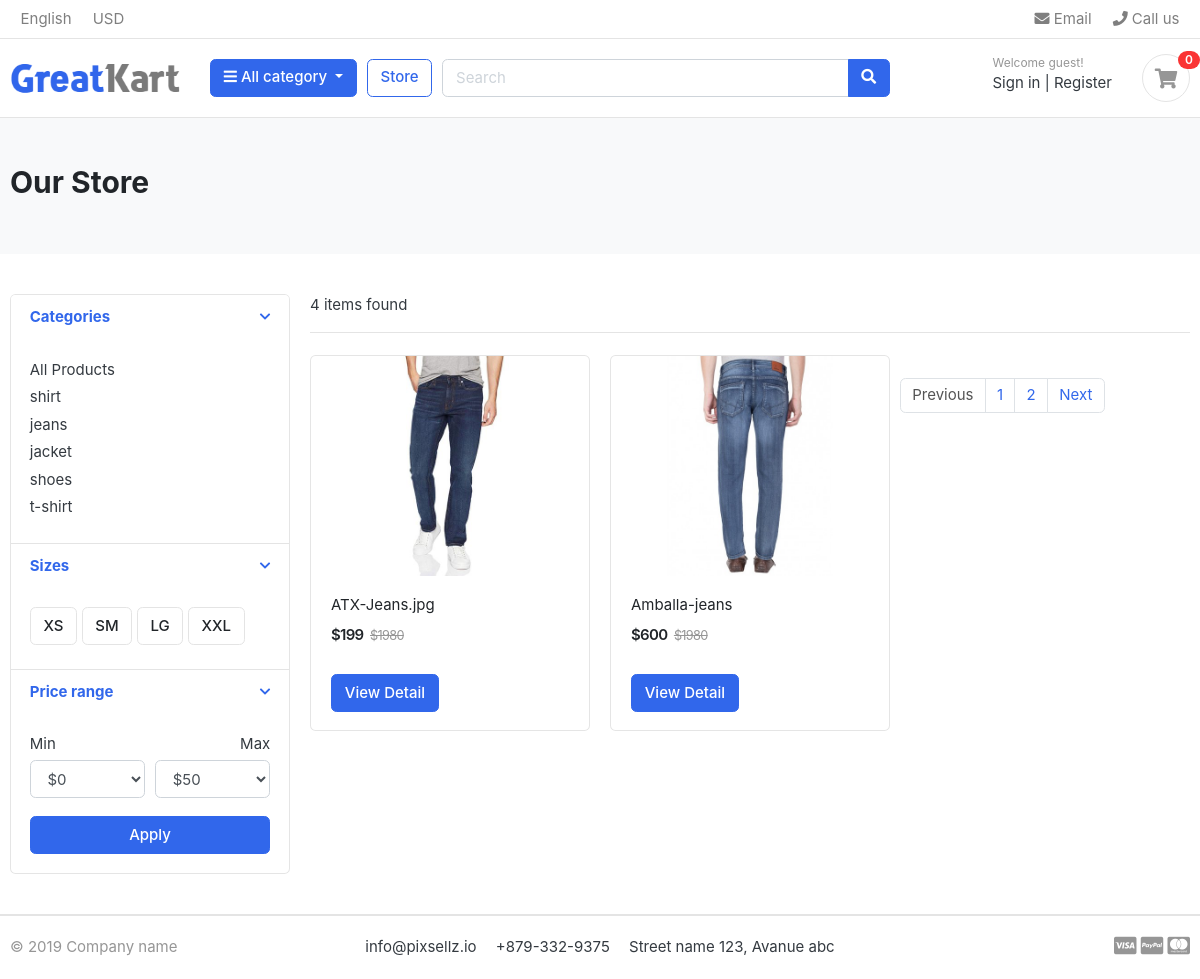
Page /store/category/jeans on the committed database.
### category/models.py (models this page shows, shortened)
class Category(models.Model):
    category_name = models.CharField(max_length=50, unique=True)
    slug = models.SlugField(max_length=150, unique=True)
    description = models.TextField(max_length=500, blank=True)
    cate_image = models.ImageField(upload_to="photos/categories", blank=True)
    def get_url(self):
        return reverse('category-link', args=[self.category_name])
    class Meta:
        verbose_name = 'category'
        verbose_name_plural = 'categories'

### store/models.py (models this page shows, shortened)
class Product(models.Model):
    product_name = models.CharField(max_length=200, unique=True)
    slug = models.SlugField(max_length=200, unique=True)
    description = models.TextField(blank=True)
    image = models.ImageField(upload_to='photos/products')
    category = models.ForeignKey(Category, on_delete=models.CASCADE)
    stock = models.IntegerField()
    price = models.IntegerField()
    is_avaliable = models.BooleanField()
    created_at = models.DateTimeField(auto_now_add=True)
    updated_at = models.DateTimeField(auto_now=True)
    def get_url(self):
        return reverse('product-detail', args=[self.category.slug, self.slug])

### store/views.py (the view)
# urls.py: path('store/', include('store.urls')),
def store(request, category='none'):
    if(category != 'none'):
        category = get_object_or_404(Category, slug=category)
        all_products = Product.objects.all().filter(category=category)
        paged_product = pagination(request, all_products, 2)
    else:
        all_products = Product.objects.all().filter(is_avaliable = True)
        paged_product = pagination(request, all_products, 6)
    context = {
        'all_products' : paged_product,
        'products_count' : all_products.count()
    }
    print(paged_product)
    return render(request, 'store.html', context=context)

### carts/context_processor.py (called while the page is built)
def cart_counter(request):
    counter = 0
    try:
        cart =Cart.objects.filter(cart_id=_cart_id(request))
        cart_items = CartItem.objects.all().filter(cart=cart[:1])
        for _ in cart_items:
          counter += 1
    except Cart.DoesNotExist:
       counter = {}
    return dict(cart_count=counter)

### carts/views.py (called while the page is built)
def _cart_id(request):
    cart = request.session.session_key
    if not cart:
        print('new session key has been added')
        request.session.create()
    return cart

### category/context_processor.py (called while the page is built)
def all_category(request):
    all_category_links = Category.objects.all()
    return {'all_category_links': all_category_links}

### store/views.py (called while the page is built)
def pagination(request, products, per_page):
        paginator = Paginator(products, per_page)
        page = request.GET.get('page')
        paged_product = paginator.get_page(page)
        return paged_product

### templates/store.html (shortened to what this page needs)
{% extends 'base.html' %}
{% block content %}
<section class="section-pagetop bg">
    <div class="container">
	    <h2 class="title-page">Our Store</h2>
    </div>
</section>
<section class="section-content padding-y">
<div class="container">
<div class="row">
	<aside class="col-md-3">
<div class="card">
	<article class="filter-group">
		<header class="card-header">
			<a href="#" data-toggle="collapse" data-target="#collapse_1" aria-expanded="true" class="">
				<i class="icon-control fa fa-chevron-down"></i>
				<h6 class="title">Categories</h6>
			</a>
		</header>
		<div class="filter-content collapse show" id="collapse_1" style="">
			<div class="card-body">
				<ul class="list-menu">
					<li><a href="{% url 'store-page' %}"> All Products </a></li>
					{% for category in all_category_links %}
					<li><a href="{{category.get_url}}">{{category.category_name}} </a></li>
					{% endfor %}
				</ul>
			</div>
		</div>
	</article>
	<article class="filter-group">
		<header class="card-header">
			<a href="#" data-toggle="collapse" data-target="#collapse_4" aria-expanded="true" class="">
				<i class="icon-control fa fa-chevron-down"></i>
				<h6 class="title">Sizes </h6>
			</a>
		</header>
		<div class="filter-content collapse show" id="collapse_4" style="">
			<div class="card-body">
			  <label class="checkbox-btn">
			    <span class="btn btn-light"> XS </span>
			  </label>
			  <label class="checkbox-btn">
			    <span class="btn btn-light"> SM </span>
			  </label>
			  <label class="checkbox-btn">
			    <span class="btn btn-light"> LG </span>
			  </label>
			  <label class="checkbox-btn">
			    <span class="btn btn-light"> XXL </span>
			  </label>
		</div>
		</div>
	</article>
	<article class="filter-group">
		<header class="card-header">
			<a href="#" data-toggle="collapse" data-target="#collapse_3" aria-expanded="true" class="">
				<i class="icon-control fa fa-chevron-down"></i>
				<h6 class="title">Price range </h6>
			</a>
		</header>
		<div class="filter-content collapse show" id="collapse_3" style="">
			<div class="card-body">
				<div class="form-row">
				<div class="form-group col-md-6">
				  <label>Min</label>
				  	<select class="mr-2 form-control">
						<option value="0">$0</option>
					</select>
				</div>
				<div class="form-group text-right col-md-6">
				  <label>Max</label>
				  	<select class="mr-2 form-control">
						<option value="50">$50</option>
					</select>
				</div>
				</div>
				<button class="btn btn-block btn-primary">Apply</button>
			</div>
		</div>
	</article>
</div>
	</aside>
	<main class="col-md-9">
<header class="border-bottom mb-4 pb-3">
		<div class="form-inline">
			<span class="mr-md-auto">{{ products_count }} items found </span>
		</div>
</header>
<div class="row">
	{% for product in all_products %}
	<div class="col-md-4">
		<figure class="card card-product-grid">
			<div class="img-wrap">
				<img src="{{product.image.url}}">
			</div>
			<figcaption class="info-wrap">
				<div class="fix-height">
					<a href="{{product.get_url}}" class="title">{{product.product_name}}</a>
					<div class="price-wrap mt-2">
						<span class="price">${{ product.price }}</span>
						<del class="price-old">$1980</del>
					</div>
				</div>
				<a href="{{product.get_url}}" class="btn btn-primary"> View Detail </a>
			</figcaption>
		</figure>
	</div>
	{% endfor %}
<nav class="mt-4" aria-label="Page navigation sample">
	{% if all_products.has_other_pages %}
	  <ul class="pagination">
			{% if all_products.has_previous %}
	    <li class="page-item"><a class="page-link" href="?page={{products.previous_page_number}}">Previous</a></li>
			{% else %}
			<li class="page-item disabled"><a class="page-link" href="#">Previous</a></li>
			{% endif %}
			{% for i in all_products.paginator.page_range %}
				{% if products.number == i %}
	    		<li class="page-item active"><a class="page-link" href="#">{{i}}</a></li>
				{% else %}
					<li class="page-item"><a class="page-link" href="?page={{i}}">{{i}}</a></li>
				{% endif %}
	    {% endfor %}
			{% if all_products.has_next %}
	    	<li class="page-item"><a class="page-link" href="?page={{products.next_page_number}}">Next</a></li>
			{% else %}
				<li class="page-item disabled"><a class="page-link" href="#">Next</a></li>
			{% endif %}
	  </ul>
	{% endif %}
</nav>
	</main>
</div>
</div>
</section>
{% endblock content %}

### static/css/ui.css (style rules this page uses)
html { font-family: "Inter", sans-serif; font-size: 15px; }
.img-wrap { text-align: center; display: block; }
.img-wrap img { max-width: 100%; }
.price-wrap { letter-spacing: -0.7px; }
.padding-y { padding-top: 40px; padding-bottom: 40px; }
figure { margin-bottom: 0; }
article:after, .form-group:after { display: block; clear: both; content: ""; }
.bg { background-color: #f8f9fa; }
.title-page { color: #212529; }
.btn-light { background-color: #fff; border-color: #e4e4e4; }
[class*=list-] li:after { visibility: hidden; display: block; content: ""; overflow: hidden; height: 0; clear: both; }
.list-menu { list-style: none; margin: 0; padding-left: 0; }
.list-menu li { margin-bottom: 5px; }
.list-menu a { color: #343a40; }
[class*=card-product] a.title { color: #212529; display: block; }
[class*=card-product] .img-wrap { overflow: hidden; position: relative; }
[class*=card-product] .img-wrap img { height: 100%; max-width: 100%; width: auto; display: inline-block; -o-object-fit: cover; object-fit: cover; }
.card-product-grid { margin-bottom: 20px; }
.card-product-grid .img-wrap { border-radius: 0.2rem 0.2rem 0 0; height: 220px; }
.card-product-grid .info-wrap { overflow: hidden; padding: 18px 20px; }
.card-product-grid .fix-height { height: 80px; overflow: hidden; }
.card .img-wrap { overflow: hidden; }
.price { font-weight: 600; color: #212529; }
.price-old { color: #969696; margin-left: 3px; font-size: 85%; }
.icon-control { margin-top: 5px; float: right; font-size: 80%; }
.card-header .title { margin-bottom: 0; line-height: 1.5; }
.filter-group { border-bottom: 1px solid #e4e4e4; }
.filter-group .card-header { border-bottom: 0; }
.filter-group:last-child { border-bottom: 0; }
.checkbox-btn { position: relative; }
.section-pagetop { padding: 45px 0; }

### rows in the picture
Category: category_name "shirt"
Category: category_name "jeans"
Category: category_name "jacket"
Category: category_name "shoes"
Category: category_name "t-shirt"
Product: image (picture), product_name "ATX-Jeans.jpg", price "199"
Product: image (picture), product_name "Amballa-jeans", price "600"

### other values in the picture
{{ cart_count }} "0"
{{ products_count }} "4"
{{ i }} "1" "2"
